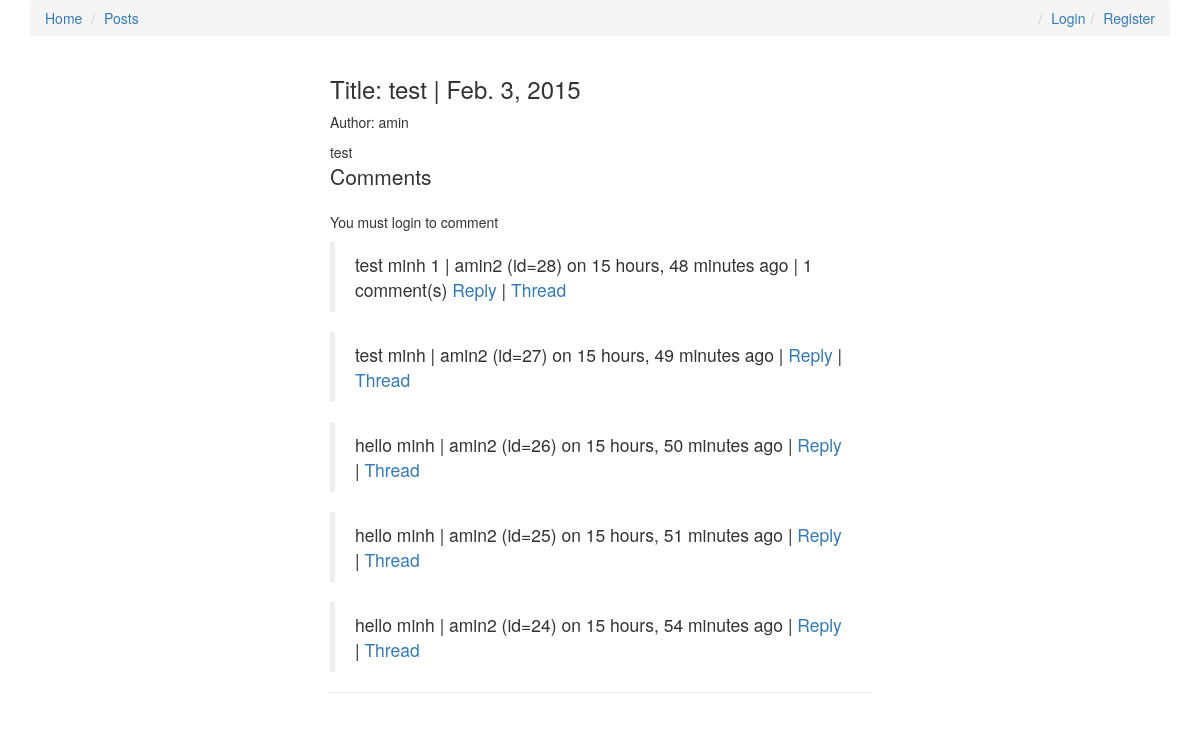
/test/, run on an earlier commit of the app's database.
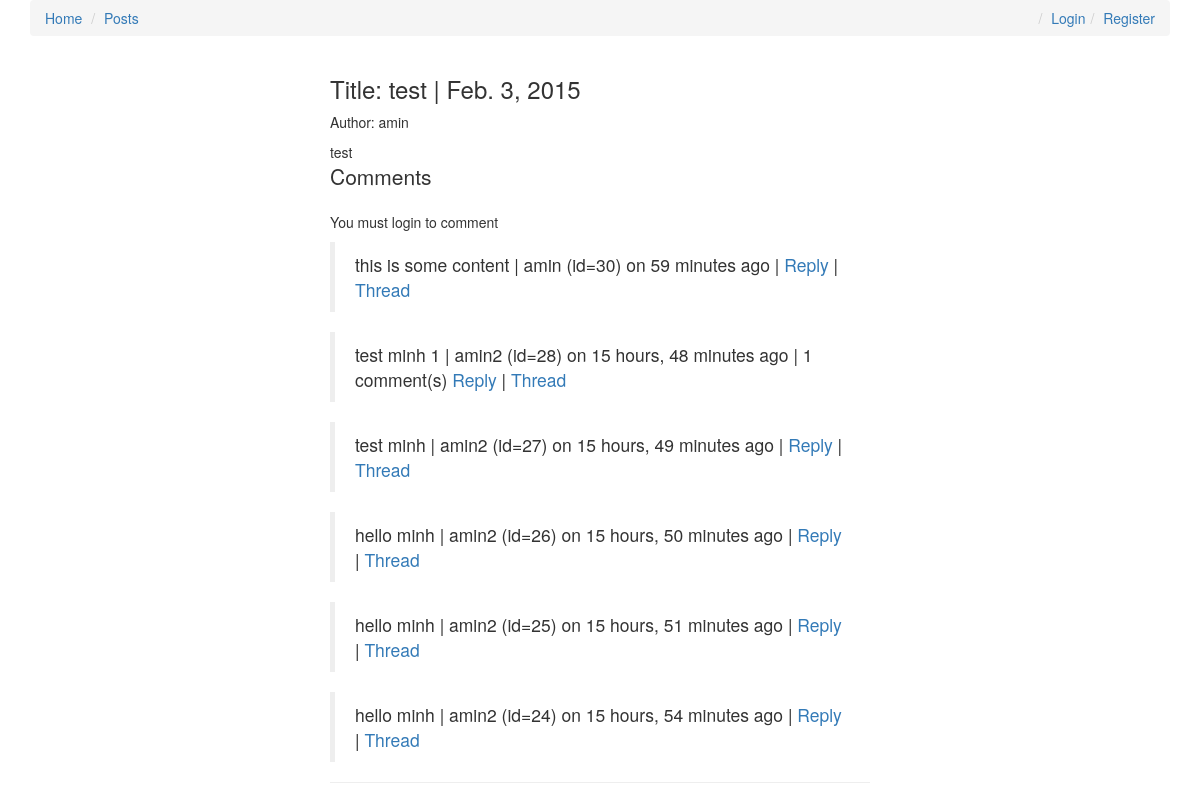
And on a later commit of the database.
### comments/models.py (models this page shows, shortened)
class Comment(models.Model):
	user = models.ForeignKey(settings.AUTH_USER_MODEL, default=1)
	content = models.TextField()
	timestamp = models.DateTimeField(auto_now_add=True)
	content_type = models.ForeignKey(ContentType, on_delete=models.CASCADE)
	object_id = models.PositiveIntegerField()
	content_object = GenericForeignKey('content_type', 'object_id')
	parent = models.ForeignKey("self", null=True, blank=True)
	objects = CommentManager()
	class Meta:
		ordering = ["-timestamp"]
	def __str__(self):
		return str(self.user.username)
	def get_absolute_url(self):
		return reverse("comments:thread", kwargs={"id": self.id})
	def children(self):
		return Comment.objects.filter(parent=self)

### posts/views.py (the view, shortened to what this page needs)
# urls.py: url(r'^(?P<slug>[\w-]+)/$', post_detail, name='detail'),
def post_detail(request, slug=None):
	instance = get_object_or_404(Post, slug = slug)
	if instance.publish > timezone.now().date() or instance.draft:
		if not request.user.is_staff  or not request.user.is_superuser:
			raise Http404
	share_string = quote_plus(instance.content)
	print(instance.content)
	print(get_read_time(instance.content))
	comments = instance.comments
	initial_data = {
		"content_type": instance.get_content_type,
		"object_id": instance.id
	}
	form = CommentForm(request.POST or None, initial=initial_data)
	context = {
		"title": instance.title,
		"instance": instance,
		"share_string": share_string,
		"comments": comments,
		"comment_form": form,
	}
	return render(request, 'post_detail.html', context)

### comments/models.py (called while the page is built)
	def filter_by_instance(self, instance):
		content_type = ContentType.objects.get_for_model(instance.__class__)
		obj_id = instance.id
		qs = super(CommentManager, self).filter(content_type=content_type, object_id=obj_id).filter(parent=None)
		return qs

### posts/models.py (called while the page is built)
	def all(self, *args, **kwargs):
		return super(PostManager, self).filter(draft=False).filter(publish__lte=timezone.now())

	def get_markdown(self):
		content = self.content
		return mark_safe(markdown(content))

	@property
	def comments(self):
		instance = self
		qs = Comment.objects.filter_by_instance(instance)
		return qs

	@property
	def get_content_type(self):
		instance = self
		content_type = ContentType.objects.get_for_model(instance.__class__)
		return content_type

### posts/templatetags/urlify.py (called while the page is built)
@register.filter
def urlify(value):
	return quote_plus(value)

### posts/utils.py (called while the page is built)
def count_words(html_string):
	word_string = strip_tags(html_string)
	count = len(re.findall(r'\w+', word_string))
	return count

def get_read_time(html_string):
	count = count_words(html_string)
	read_time_min = (count/200.0)
	read_time_sec = read_time_min * 60
	read_time = str(datetime.timedelta(seconds=read_time_sec))
	read_time = datetime.timedelta(seconds=read_time_min)
	return read_time

### posts/templates/post_detail.html (shortened to what this page needs)
{% extends 'base.html' %} {% load urlify %} {% load crispy_forms_tags %} {% block head %} {{ instance.title }} {% endblock%} {% block content %}
<div class="col-sm-6 col-sm-offset-3">
    <h3>Title: {{ title }} {% if instance.draft %} <span style="color:red">Draft</span> {% endif %}| {{ instance.publish }}</h3> {% if instance.user.get_full_name %}
    <p>Author: {{ instance.user.get_full_name }}</p>
    {% else %}
    <p>Author: {{ instance.user }}</p>
    {% endif %}
    <div class="content-markdown post-detail-item">
        {{ instance.content }}
    </div>
    <div>
        <p class="lead">Comments</p>
        {% if request.user.is_authenticated %}
        <form action="." method="POST">
            {% csrf_token %} {{ comment_form | crispy}}
            <input type="submit" value="Post comment" class="btn btn-default">
        </form>
        {% else %}
        <p>You must login to comment</p>
        {% endif %}
        {% for i in comments %}
        <blockquote>
            <div class="">{{ i.content }} | {{ i.user }} (id={{i.id}}) on {{ i.timestamp|timesince }} ago | {% if i.children.count > 0 %} {{ i.children.count }} comment(s) {% endif %}<a href="#" class="comment-reply-btn">Reply</a> | <a href="{{i.get_absolute_url}}">Thread</a></div>
        </blockquote>
        {% endfor %}
    </div>
    <hr>
</div>
{% endblock %}

What changed in the data, as far as the page shows it:
added Comment: content "this is some content", user "amin", id "30", timestamp "59 minutes"
